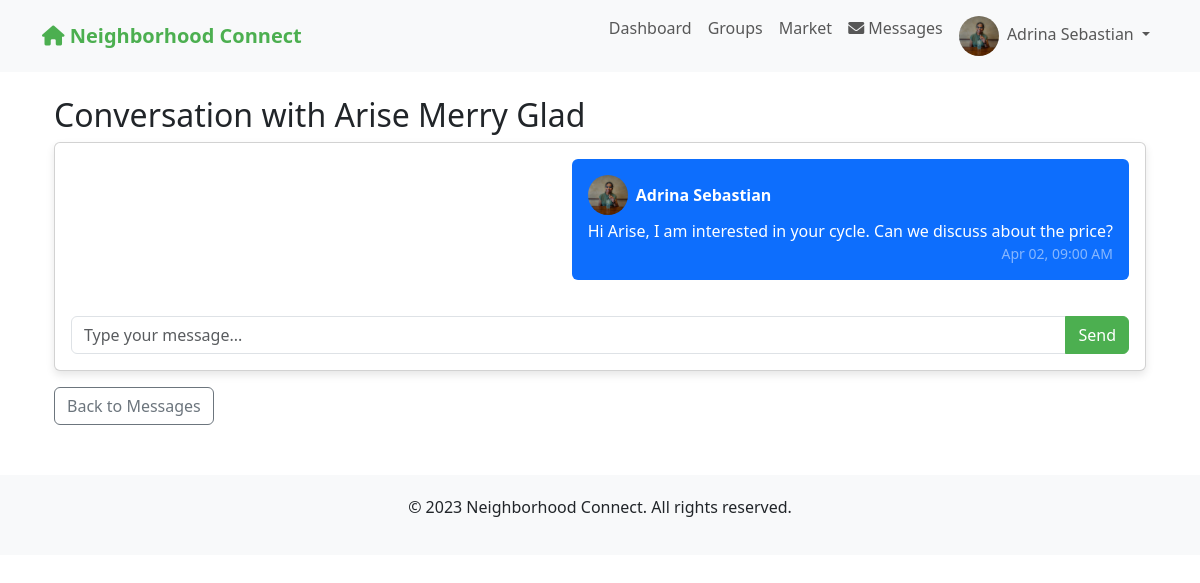
The page /messages/4 (signed in) on the database as committed earlier.
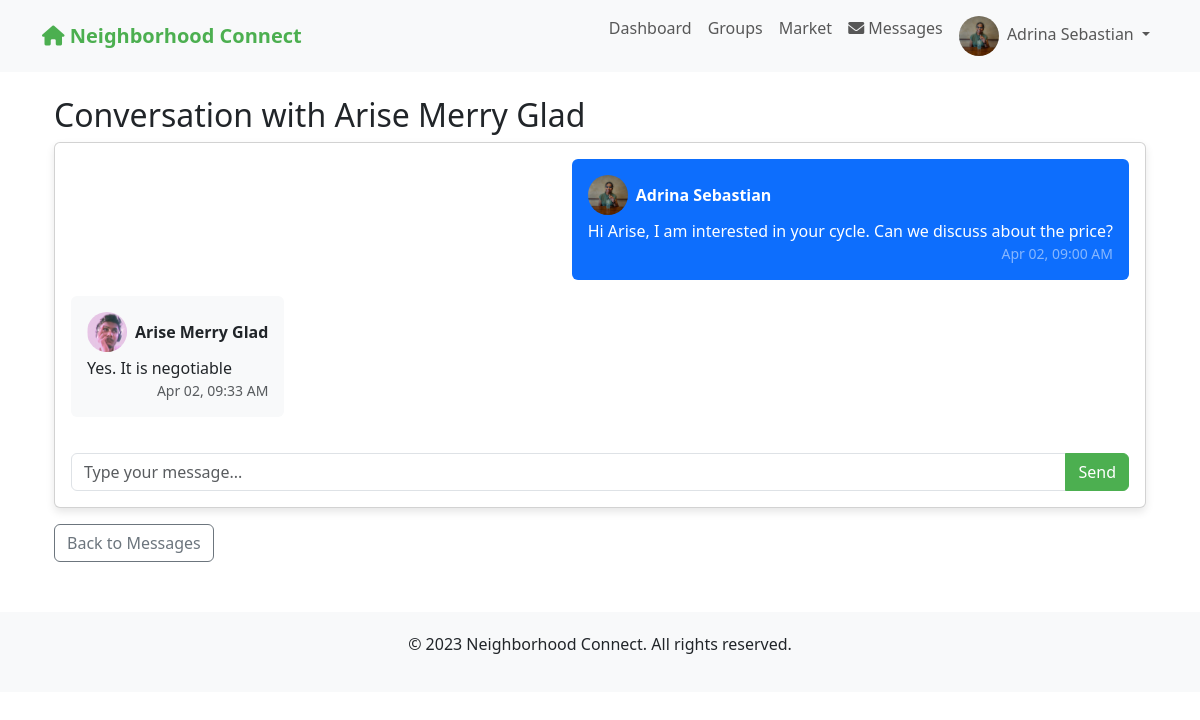
The same page on the database as committed later.
### app.py (models this page shows)
class User(UserMixin, db.Model):
    id = db.Column(db.Integer, primary_key=True)
    email = db.Column(db.String(100), unique=True, nullable=False)
    password = db.Column(db.String(200), nullable=False)
    name = db.Column(db.String(100), nullable=False)
    address = db.Column(db.String(200), nullable=False)
    neighborhood_id = db.Column(db.Integer, db.ForeignKey('neighborhood.id'), nullable=False)
    profile_pic = db.Column(db.String(200), default='default.jpg')
    created_at = db.Column(db.DateTime, default=datetime.utcnow)
    is_admin = db.Column(db.Boolean, default=False)
    posts = db.relationship('Post', backref='author', lazy=True)
    comments = db.relationship('Comment', backref='author', lazy=True)
    incidents = db.relationship('Incident', backref='reporter', lazy=True)
    group_memberships = db.relationship('GroupMember', backref='user', lazy=True)

class Message(db.Model):
    id = db.Column(db.Integer, primary_key=True)
    sender_id = db.Column(db.Integer, db.ForeignKey('user.id'), nullable=False)
    receiver_id = db.Column(db.Integer, db.ForeignKey('user.id'), nullable=False)
    content = db.Column(db.Text, nullable=False)
    timestamp = db.Column(db.DateTime, default=datetime.utcnow)  # This is the critical column
    is_read = db.Column(db.Boolean, default=False)
    item_id = db.Column(db.Integer, db.ForeignKey('market_item.id'), nullable=True)
    sender = db.relationship('User', foreign_keys=[sender_id], backref='sent_messages')
    receiver = db.relationship('User', foreign_keys=[receiver_id], backref='received_messages')
    item = db.relationship('MarketItem', backref='messages')

### app.py (the view)
@app.route('/messages/<int:user_id>')
@login_required
def view_conversation(user_id):
    try:
        other_user = User.query.get(user_id)
        if not other_user:
            flash("User not found.")
            return redirect(url_for('messages'))
        if other_user.neighborhood_id != current_user.neighborhood_id:
            flash("You can only message users in your neighborhood.")
            return redirect(url_for('messages'))
        Message.query.filter_by(
            sender_id=user_id,
            receiver_id=current_user.id,
            is_read=False
        ).update({'is_read': True})
        db.session.commit()
        messages = Message.query.filter(
            ((Message.sender_id == current_user.id) & (Message.receiver_id == user_id)) |
            ((Message.sender_id == user_id) & (Message.receiver_id == current_user.id))
        ).order_by(Message.timestamp.asc()).all()
        item_id = request.args.get('item_id', type=int)
        item = MarketItem.query.get(item_id) if item_id else None
        return render_template('conversation.html',
                         other_user=other_user,
                         messages=messages,
                         item=item)
    except Exception as e:
        app.logger.error(f"Error in view_conversation: {str(e)}")
        flash("An error occurred while loading the conversation.")
        return redirect(url_for('messages'))

### app.py (called while the page is built)
@login_manager.user_loader
def load_user(user_id):
    return User.query.get(int(user_id))

### templates/conversation.html (shortened to what this page needs)
{% extends "base.html" %}
{% block content %}
<div class="container mt-4">
    <h2>Conversation with {{ other_user.name }}</h2>
    <div class="card mb-3">
        <div class="card-body">
            <div class="messages-container" style="max-height: 500px; overflow-y: auto; margin-bottom: 20px;">
                {% for message in messages %}
                <div class="mb-3 {% if message.sender_id == current_user.id %}text-end{% endif %}">
                    <div class="d-flex {% if message.sender_id == current_user.id %}justify-content-end{% endif %}">
                        <div class="{% if message.sender_id == current_user.id %}bg-primary text-white{% else %}bg-light{% endif %} p-3 rounded" style="max-width: 70%;">
                            <div class="d-flex align-items-center mb-1">
                                <img src="{{ url_for('static', filename='uploads/' + message.sender.profile_pic) }}"
                                     class="profile-img me-2">
                                <strong>{{ message.sender.name }}</strong>
                            </div>
                            <p class="mb-0">{{ message.content }}</p>
                            <small class="d-block text-end {% if message.sender_id == current_user.id %}text-white-50{% else %}text-muted{% endif %}">
                                {{ message.timestamp.strftime('%b %d, %I:%M %p') }}
                            </small>
                        </div>
                    </div>
                </div>
                {% endfor %}
            </div>
            <form method="POST" action="{{ url_for('send_message', user_id=other_user.id) }}{% if item %}?item_id={{ item.id }}{% endif %}">
                <div class="input-group">
                    <input type="text" name="message" class="form-control" placeholder="Type your message..." required>
                    <button type="submit" class="btn btn-primary">Send</button>
                </div>
            </form>
        </div>
    </div>
    <a href="{{ url_for('messages') }}" class="btn btn-outline-secondary">Back to Messages</a>
</div>
{% endblock %}

### templates/base.html (shortened to what this page needs)
<!DOCTYPE html>
<html lang="en">
<head>
    <link rel="stylesheet" href="https://cdn.jsdelivr.net/npm/bootstrap@5.3.0/dist/css/bootstrap.min.css">
    <link rel="stylesheet" href="https://cdnjs.cloudflare.com/ajax/libs/font-awesome/6.0.0-beta3/css/all.min.css">
</head>
<body>
    <nav class="navbar navbar-expand-lg navbar-light bg-light">
        <div class="container">
            <a class="navbar-brand" href="{{ url_for('index') }}">
                <i class="fas fa-home"></i> Neighborhood Connect
            </a>
            <div class="collapse navbar-collapse" id="navbarNav">
                <ul class="navbar-nav ms-auto">
                    {% if current_user.is_authenticated %}
                        <li class="nav-item">
                            <a class="nav-link" href="{{ url_for('dashboard') }}">Dashboard</a>
                        </li>
                        <li class="nav-item">
                            <a class="nav-link" href="{{ url_for('groups') }}">Groups</a>
                        </li>
                        <li class="nav-item">
                            <a class="nav-link" href="{{ url_for('market') }}">Market</a>
                        </li>
                        <li class="nav-item">
                            <a class="nav-link" href="{{ url_for('messages') }}">
                                <i class="fas fa-envelope"></i> Messages
                            </a>
                        </li>
                        <li class="nav-item dropdown">
                            <a class="nav-link dropdown-toggle" href="#" id="navbarDropdown" role="button" data-bs-toggle="dropdown" aria-expanded="false">
                                <img src="{{ url_for('static', filename='uploads/' + current_user.profile_pic) }}" alt="Profile" class="profile-img me-1">
                                {{ current_user.name }}
                            </a>
                        </li>
                    {% endif %}
                </ul>
            </div>
        </div>
    </nav>
    <div class="container mt-4">
        {% block content %}{% endblock %}
    </div>
    <footer class="footer">
        <div class="container">
            <p>&copy; 2023 Neighborhood Connect. All rights reserved.</p>
        </div>
    </footer>
</body>
</html>

### templates/base.html (style rules this page uses)
.navbar-brand { font-weight: bold; color: #4CAF50 !important; }
.btn-primary { background-color: #4CAF50; border-color: #4CAF50; }
.card { margin-bottom: 20px; box-shadow: 0 4px 8px rgba(0,0,0,0.1); }
.profile-img { width: 40px; height: 40px; border-radius: 50%; object-fit: cover; }
.footer { margin-top: 50px; padding: 20px 0; background-color: #f8f9fa; text-align: center; }

Rows that differ between the two databases and show on the page:
added Message: profile_pic (picture), sender.name "Arise Merry Glad", content "Yes. It is negotiable", timestamp "Apr 02, 09:33 AM"
